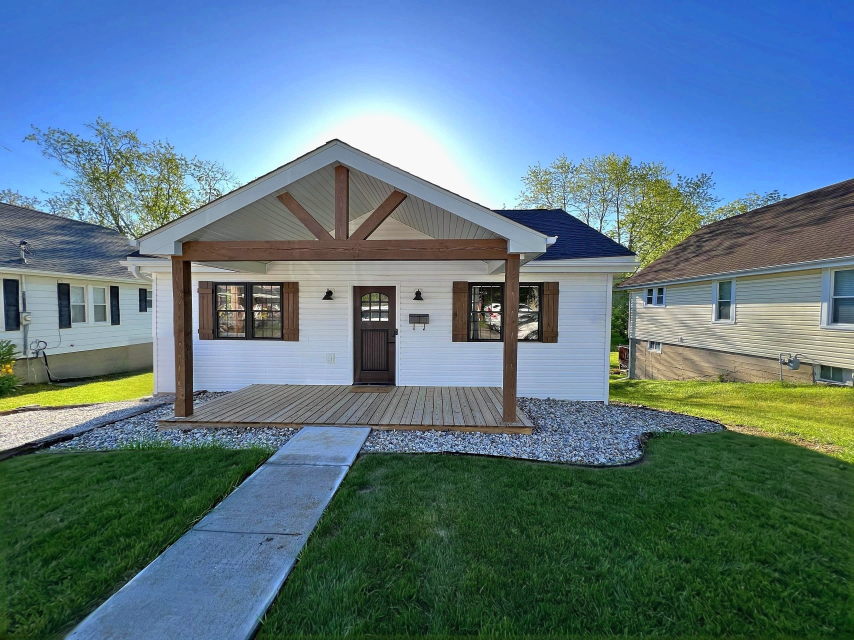
#> input picture photos/airbnb-upload/01-house.jpg, 2560 x 1920 px (shown at 1/3 size)
$ python bluesky.py ../airbnb-upload/01-house.jpg ../airbnb-upload/02-bedroom-desk.jpg
#> lines starting #> are read from the running program, lines starting #| are printed output that depends on the picture; after the words box and inside, x2 and y2 are one past the last pixel; in counts of white or black regions, pixels touching at a corner belong together
#> further down, im is the input picture: shape (1920, 2560, 3); mean B, G, R 131.5, 119.1, 91.7
import cv2, numpy as np, sys
def blue_sky(img, gain=2.3, darken=12):
    """Make a pale sky bluer: scale its blue chroma (clouds stay white because their chroma is ~0),
    slight darkening towards the top for depth. Sky = bright pixels with a blue cast, connected to the top edge."""
#> called with gain = 2.3, darken = 12
    lab=cv2.cvtColor(img,cv2.COLOR_BGR2LAB).astype(np.float32); L=lab[...,0]; b=lab[...,2]-128; a=lab[...,1]-128
#> after `lab = cv2.cvtColor(img, cv2.COLOR_BGR2LAB).astype(np.float32)`:
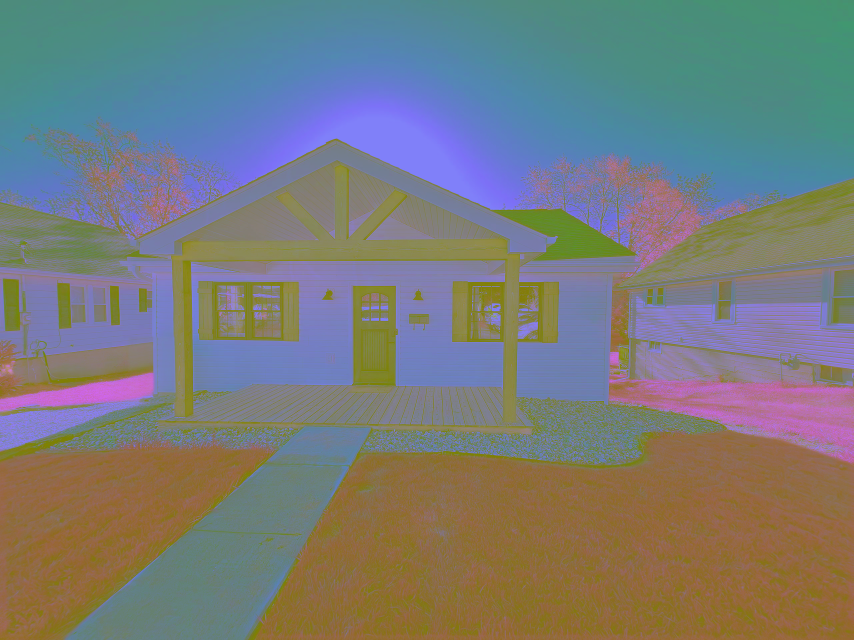
#> lab: shape (1920, 2560, 3) float32 (shown at 1/3 size); mean B, G, R 123.4, 124.4, 118.6
#> after `L = lab[..., 0]`:
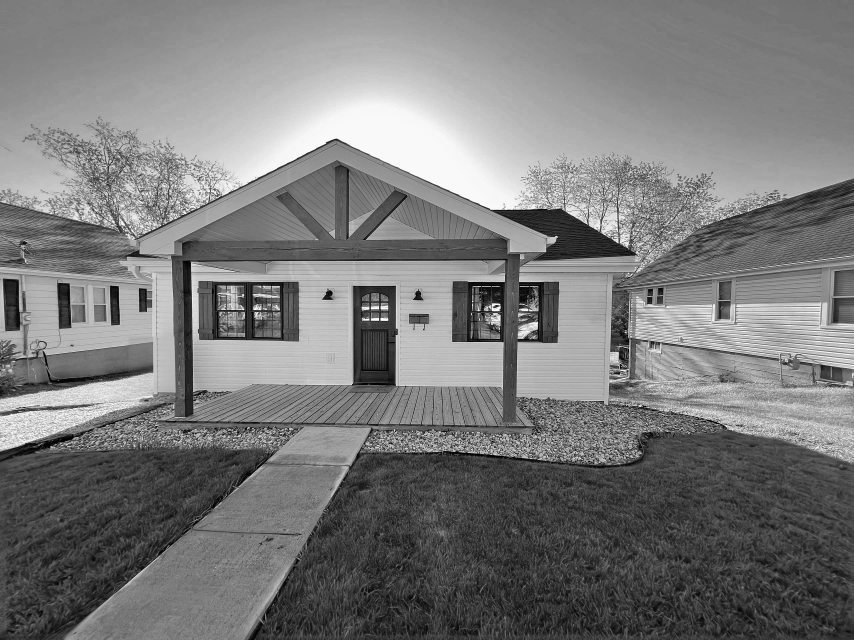
#> L: shape (1920, 2560) float32 (shown at 1/3 size); min 0, max 255, mean 122.7
#> after `b = lab[..., 2] - 128`:
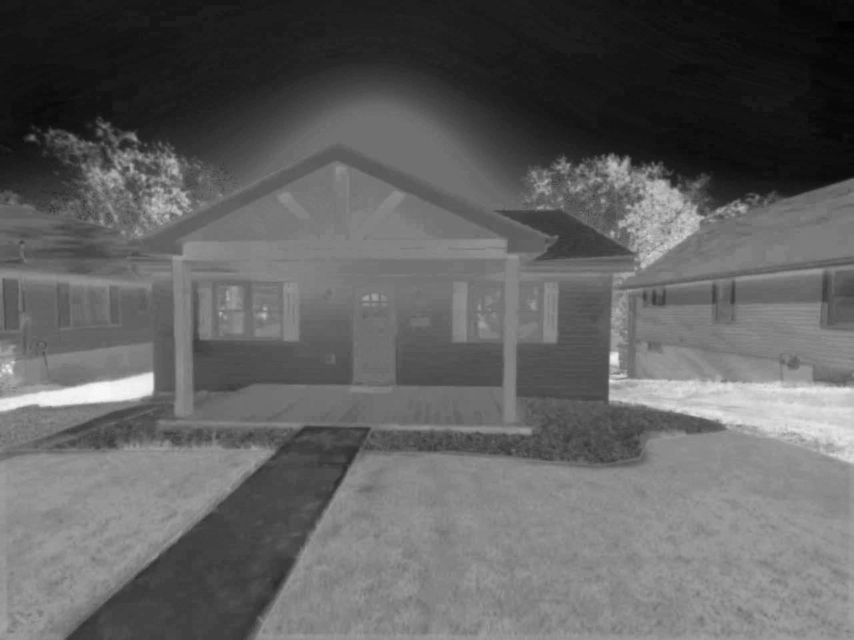
#> b: shape (1920, 2560) float32 (shown at 1/3 size); min -65, max 82, mean -8.4; drawn with min black and max white
#> after `a = lab[..., 1] - 128`:
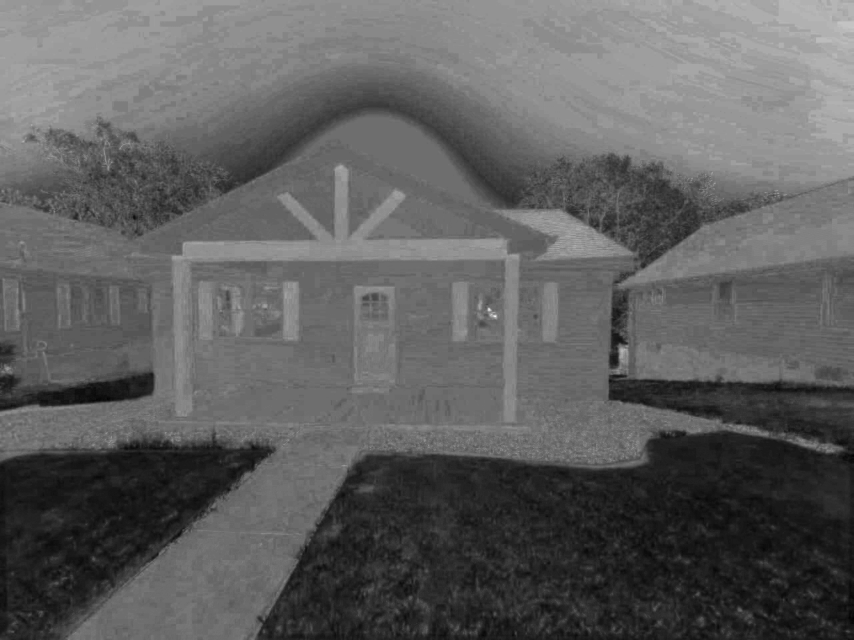
#> a: shape (1920, 2560) float32 (shown at 1/3 size); min -30, max 39, mean -4.3; drawn with min black and max white
    h,w=L.shape
#> h = 1920; w = 2560
    cand=((b<-7)&(L>165)).astype(np.uint8)*255
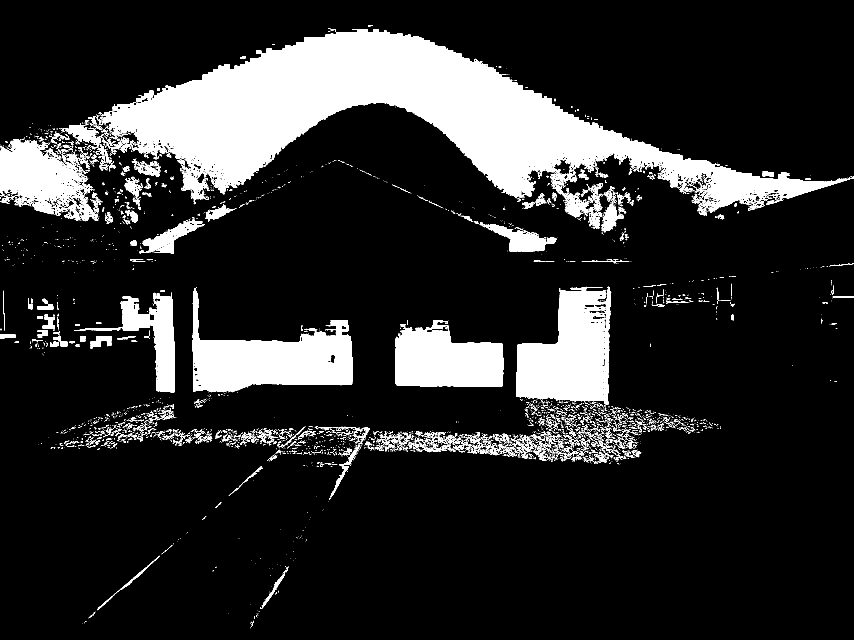
#> cand: shape (1920, 2560) (shown at 1/3 size); 15.1% white; 5347 white regions (4541 under 20 px), largest, box (x1, y1, x2, y2) and area: (298, 87, 2560, 639) 408954, (577, 864, 1057, 1176) 69163, (1549, 860, 1834, 1215) 47485
    cand=cv2.morphologyEx(cand,cv2.MORPH_CLOSE,np.ones((5,5),np.uint8))
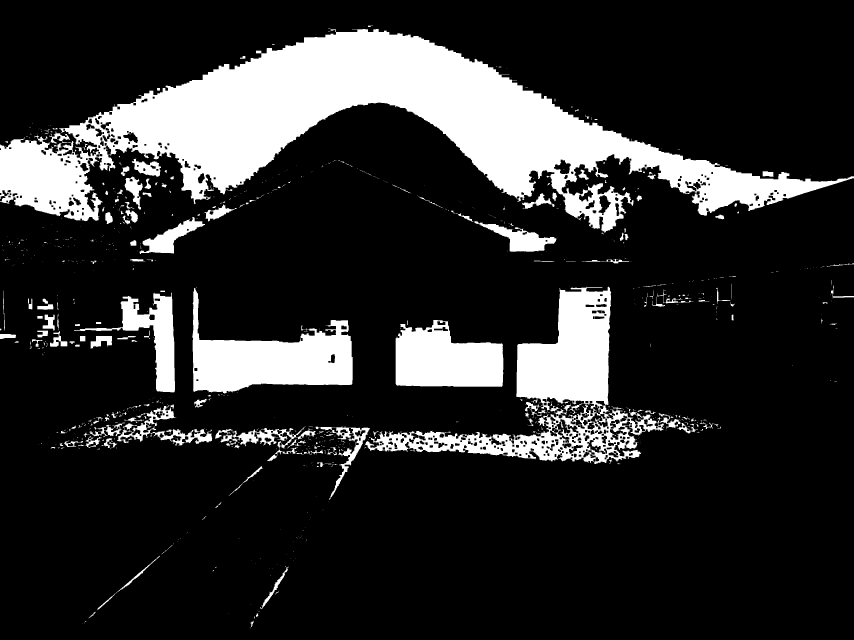
#> cand: shape (1920, 2560) (shown at 1/3 size); 17.3% white; 859 white regions (659 under 20 px), largest, box (x1, y1, x2, y2) and area: (0, 87, 2560, 698) 508819, (1096, 860, 2093, 1392) 122391, (577, 864, 1058, 1181) 72447
    n,lb,st,_=cv2.connectedComponentsWithStats(cand); m=np.zeros_like(cand)
#> after `n, lb, st, _ = cv2.connectedComponentsWithStats(cand)`:
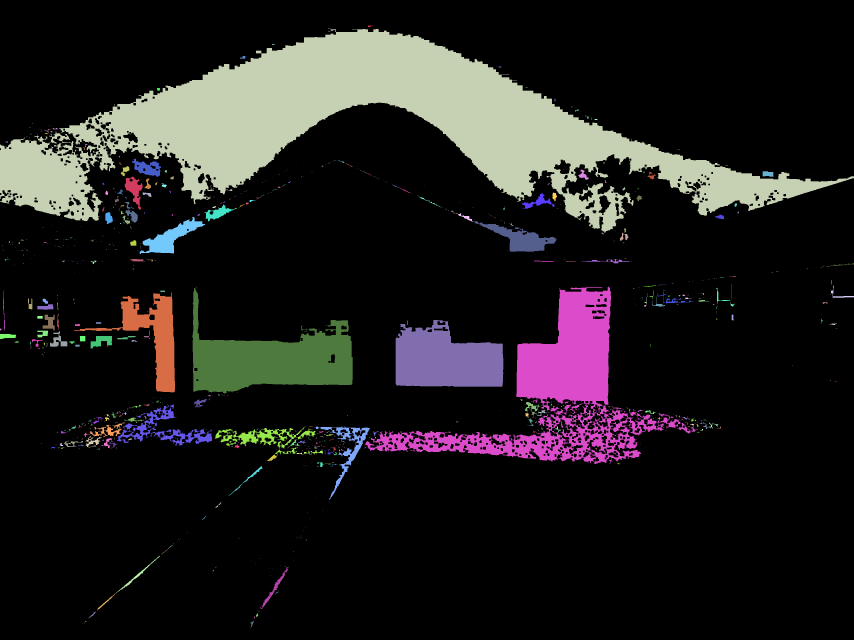
#> lb: shape (1920, 2560) int32 (shown at 1/3 size); 860 distinct labels, from 0 to 859; one colour per label, 0 black
#> after `n, lb, st, _ = cv2.connectedComponentsWithStats(cand)`: n = 860; st = 860 rows, first 6: [0, 0, 2560, 1920, 4065399], [1104, 77, 15, 4, 39], [984, 86, 8, 1, 8], [0, 87, 2560, 611, 508819], [984, 94, 7, 1, 7], [816, 132, 8, 2, 16]
    for i in range(1,n):
        if st[i,1]<5 and st[i,4]>5000: m[lb==i]=255           # connected to the top edge
#> m: shape (1920, 2560); every value is 0
    # include cloud pixels enclosed by sky (bright, low chroma) so they get the depth gradient too
    hole=cv2.morphologyEx(m,cv2.MORPH_CLOSE,np.ones((25,25),np.uint8)); m=cv2.bitwise_or(m,cv2.bitwise_and(hole,((L>190)&(np.abs(b)<8)).astype(np.uint8)*255))
    wgt=cv2.GaussianBlur(m.astype(np.float32)/255,(0,0),1.2)
#> wgt: shape (1920, 2560) float32; every value is 0
    ys=np.where(m.any(1))[0]; ybot=ys.max() if len(ys) else h
#> after `ys = np.where(m.any(1))[0]`: ys = empty array
#> after `ybot = ys.max() if len(ys) else h`: ybot = 1920
    t=np.clip(1-np.arange(h)/max(ybot,1),0,1)[:,None]          # 1 at the top, 0 at the lowest sky pixel
#> t = 1920 values, max 1 at index 0, min 0.000521 at index 1919, mean 0.5
    nb=b*(1+(gain-1)*wgt); na=a*(1+0.3*(gain-1)*wgt)
    nL=L-darken*t*wgt
    lab[...,0]=nL; lab[...,1]=na+128; lab[...,2]=nb+128
    return cv2.cvtColor(np.clip(lab,0,255).astype(np.uint8),cv2.COLOR_LAB2BGR), m
if __name__=='__main__':
    im=cv2.imread(sys.argv[1]); out,m=blue_sky(im); cv2.imwrite(sys.argv[2],out,[cv2.IMWRITE_JPEG_QUALITY,93]); cv2.imwrite(sys.argv[2]+'.mask.png',m)

$ run again, on photos/airbnb-upload/03-desk-closeup.jpg
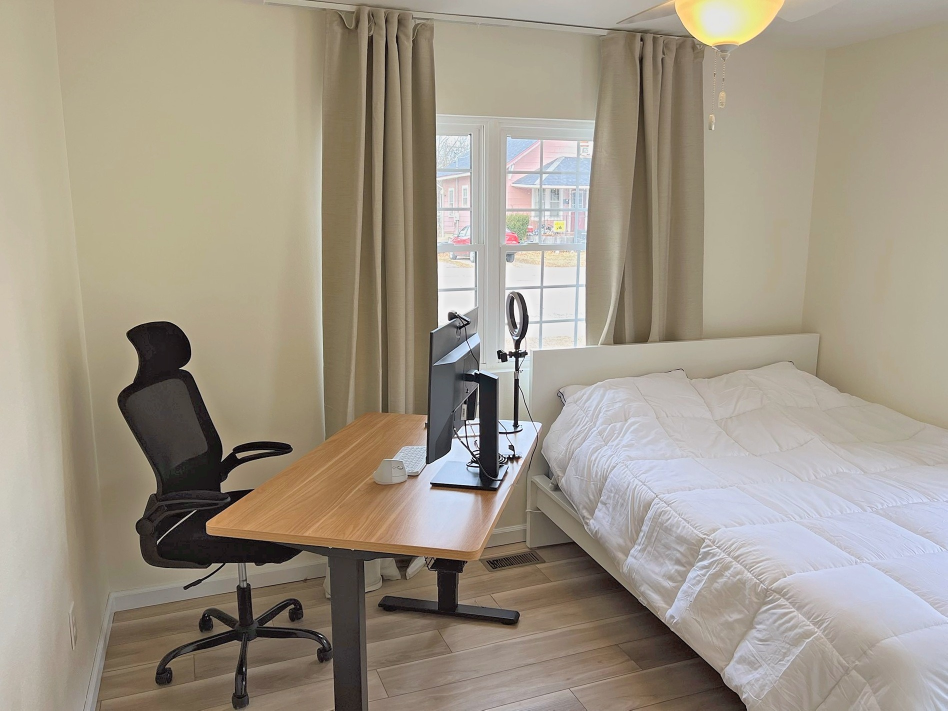
#> input picture photos/airbnb-upload/03-desk-closeup.jpg, 1895 x 1421 px (shown at 1/2 size)
#> im is the input picture: shape (1421, 1895, 3); mean B, G, R 134.5, 149.6, 158.9
#> in blue_sky, `cand=((b<-7)&(L>165)).astype(np.uint8)*255`:
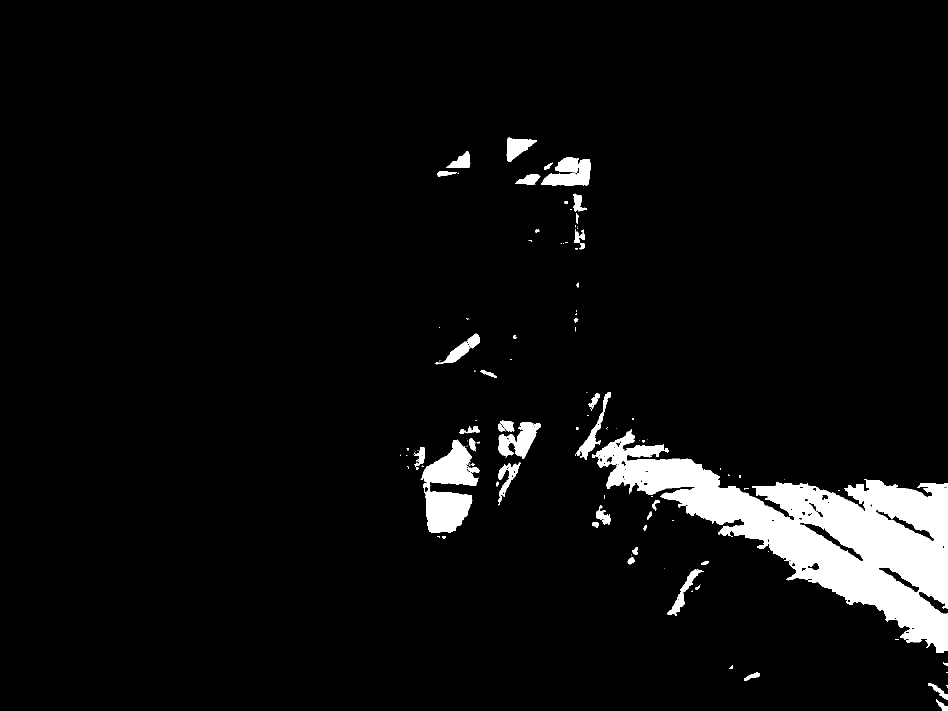
#> cand: shape (1421, 1895) (shown at 1/2 size); 5.3% white; 131 white regions (78 under 20 px), largest, box (x1, y1, x2, y2) and area: (1184, 858, 1895, 1306) 107645, (841, 879, 957, 1066) 11958, (1082, 315, 1181, 372) 3759
#> in blue_sky, `n, lb, st, _ = cv2.connectedComponentsWithStats(cand)`:
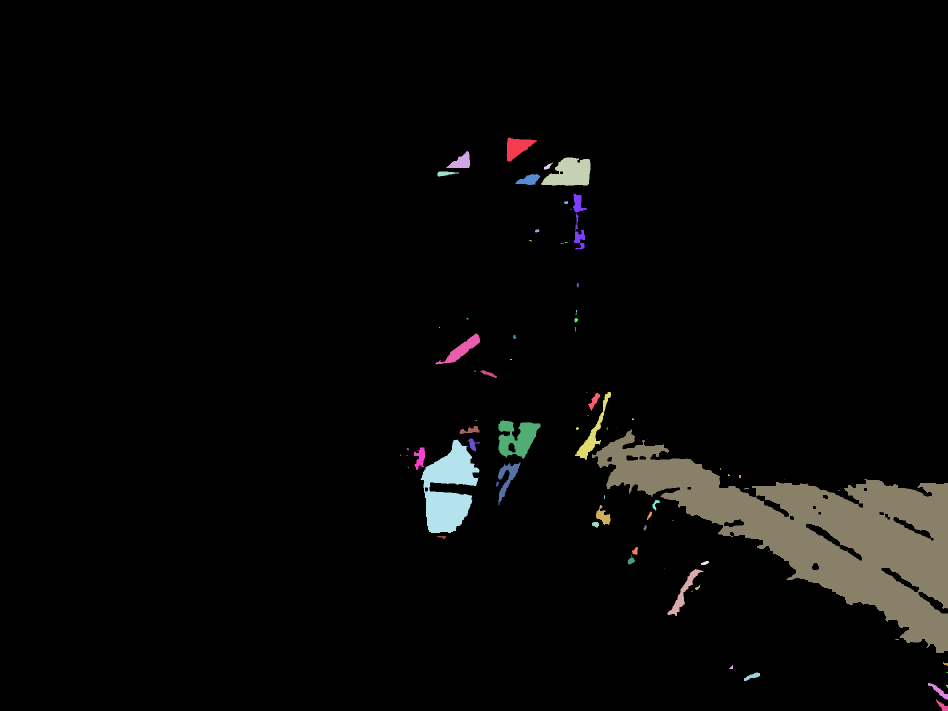
#> lb: shape (1421, 1895) int32 (shown at 1/2 size); 78 distinct labels, from 0 to 77; one colour per label, 0 black
#> n = 78; st = 78 rows, first 6: [0, 0, 1895, 1421, 2547894], [1013, 275, 61, 48, 1576], [893, 302, 48, 34, 873], [1082, 315, 99, 57, 3927], [1088, 325, 17, 14, 103], [875, 343, 43, 10, 259]
#> wgt: shape (1421, 1895) float32; every value is 0
#> ys = empty array
#> ybot = 1421
#> t = 1421 values, max 1 at index 0, min 0.000704 at index 1420, mean 0.5

$ run again, on photos/airbnb-upload/03-kitchen.jpg
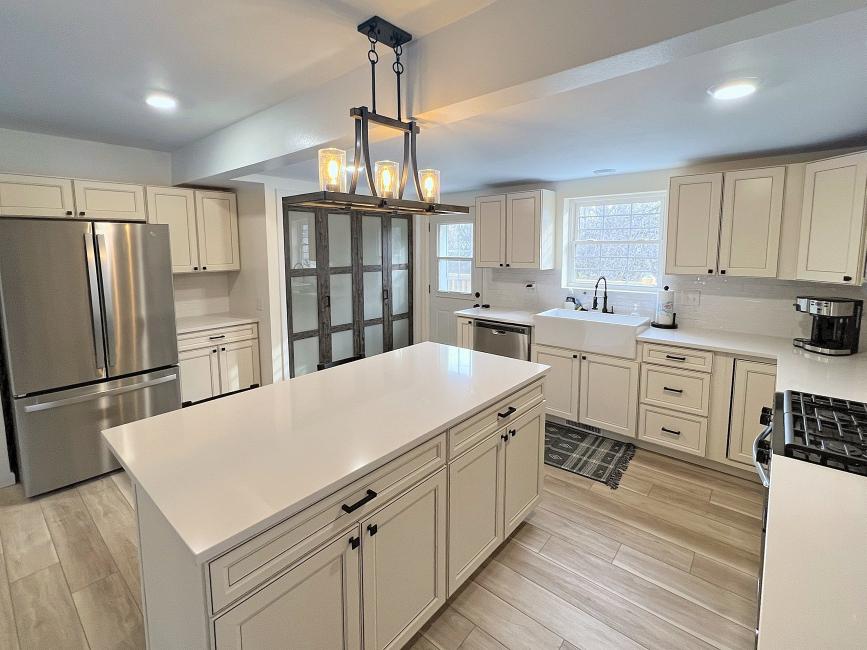
#> input picture photos/airbnb-upload/03-kitchen.jpg, 1733 x 1300 px (shown at 1/2 size)
#> im is the input picture: shape (1300, 1733, 3); mean B, G, R 143.9, 155.6, 162.5
#> in blue_sky, `cand=((b<-7)&(L>165)).astype(np.uint8)*255`:
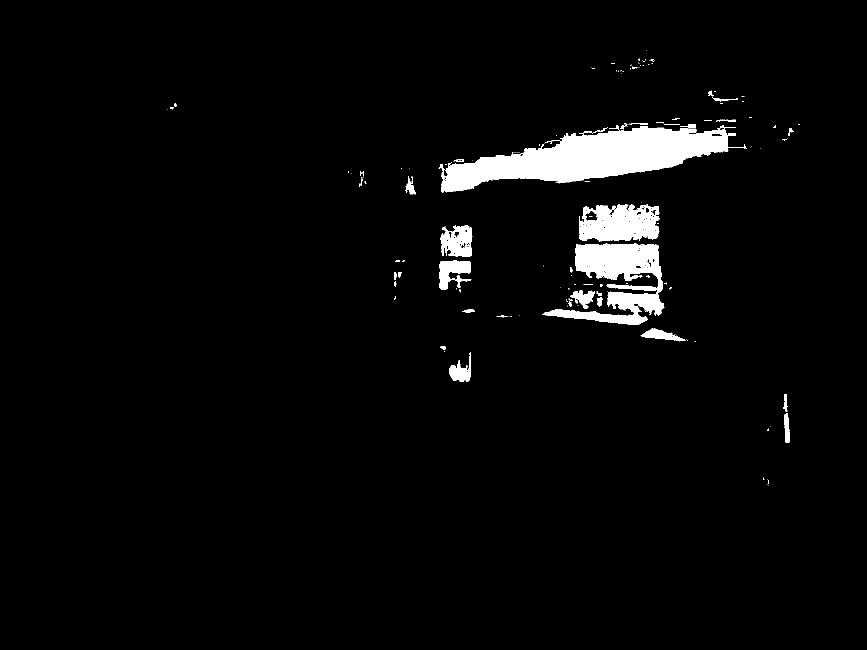
#> cand: shape (1300, 1733) (shown at 1/2 size); 3.4% white; 176 white regions (132 under 20 px), largest, box (x1, y1, x2, y2) and area: (877, 250, 1494, 385) 38509, (1084, 487, 1329, 650) 17481, (1158, 408, 1319, 483) 8992
#> in blue_sky, `n, lb, st, _ = cv2.connectedComponentsWithStats(cand)`:
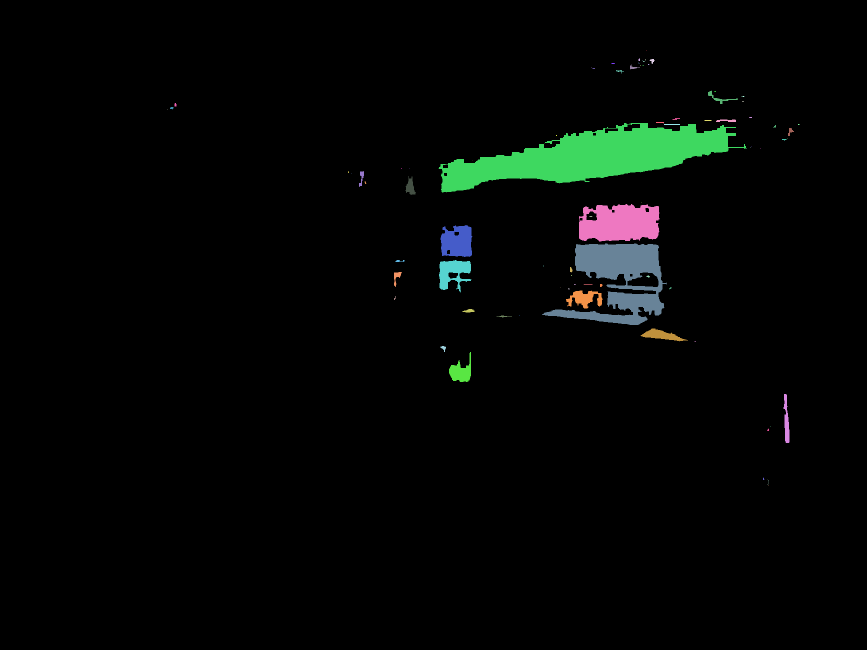
#> lb: shape (1300, 1733) int32 (shown at 1/2 size); 81 distinct labels, from 0 to 80; one colour per label, 0 black
#> n = 81; st = 81 rows, first 6: [0, 0, 1733, 1300, 2171636], [1292, 100, 1, 1, 1], [1277, 116, 3, 6, 14], [1291, 118, 1, 3, 3], [1299, 118, 11, 10, 52], [1285, 121, 5, 3, 6]
#> wgt: shape (1300, 1733) float32; every value is 0
#> ys = empty array
#> ybot = 1300
#> t = 1300 values, max 1 at index 0, min 0.000769 at index 1299, mean 0.5
